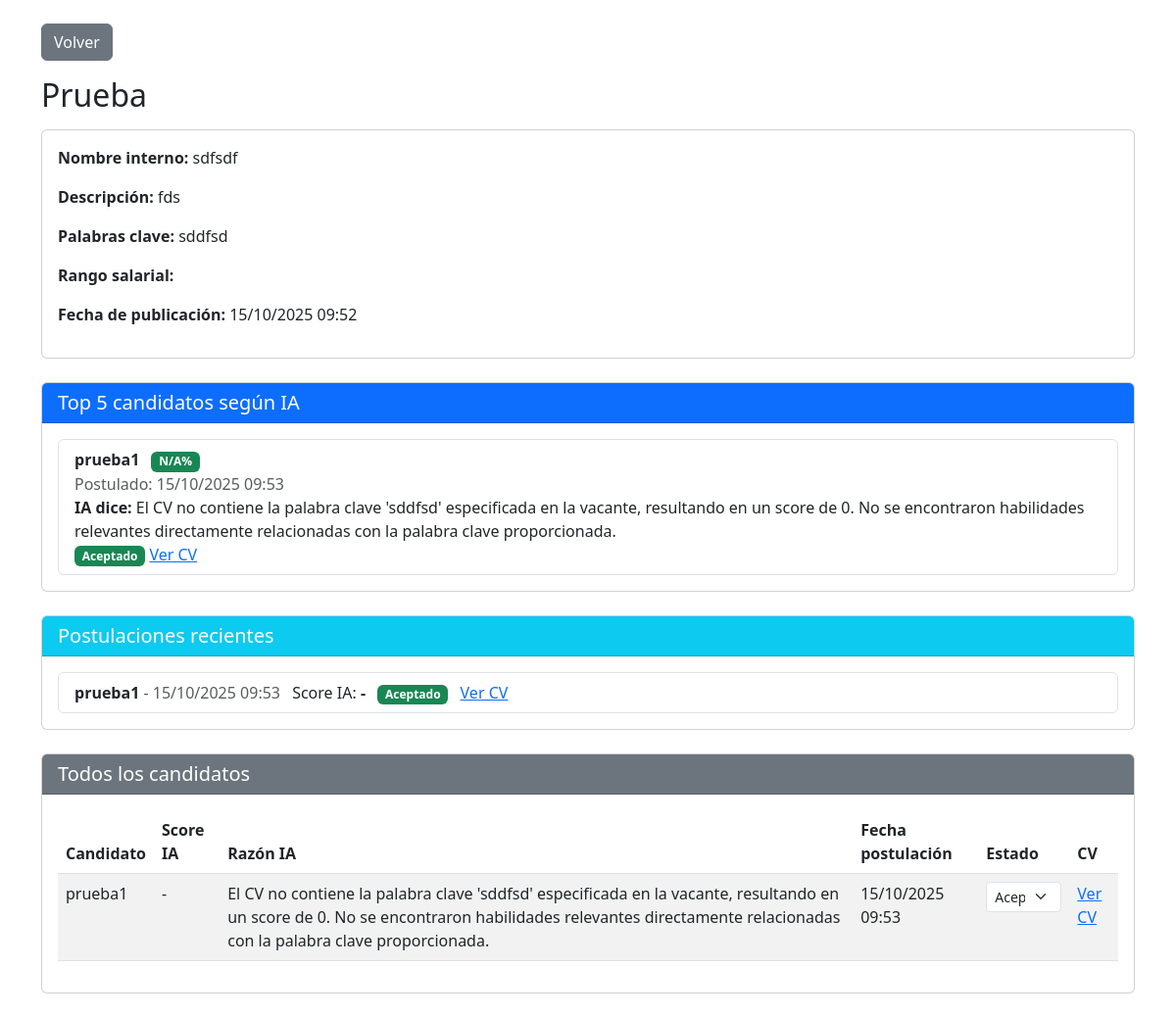
Page /vacante/reclutador/12/ on the earlier database version.
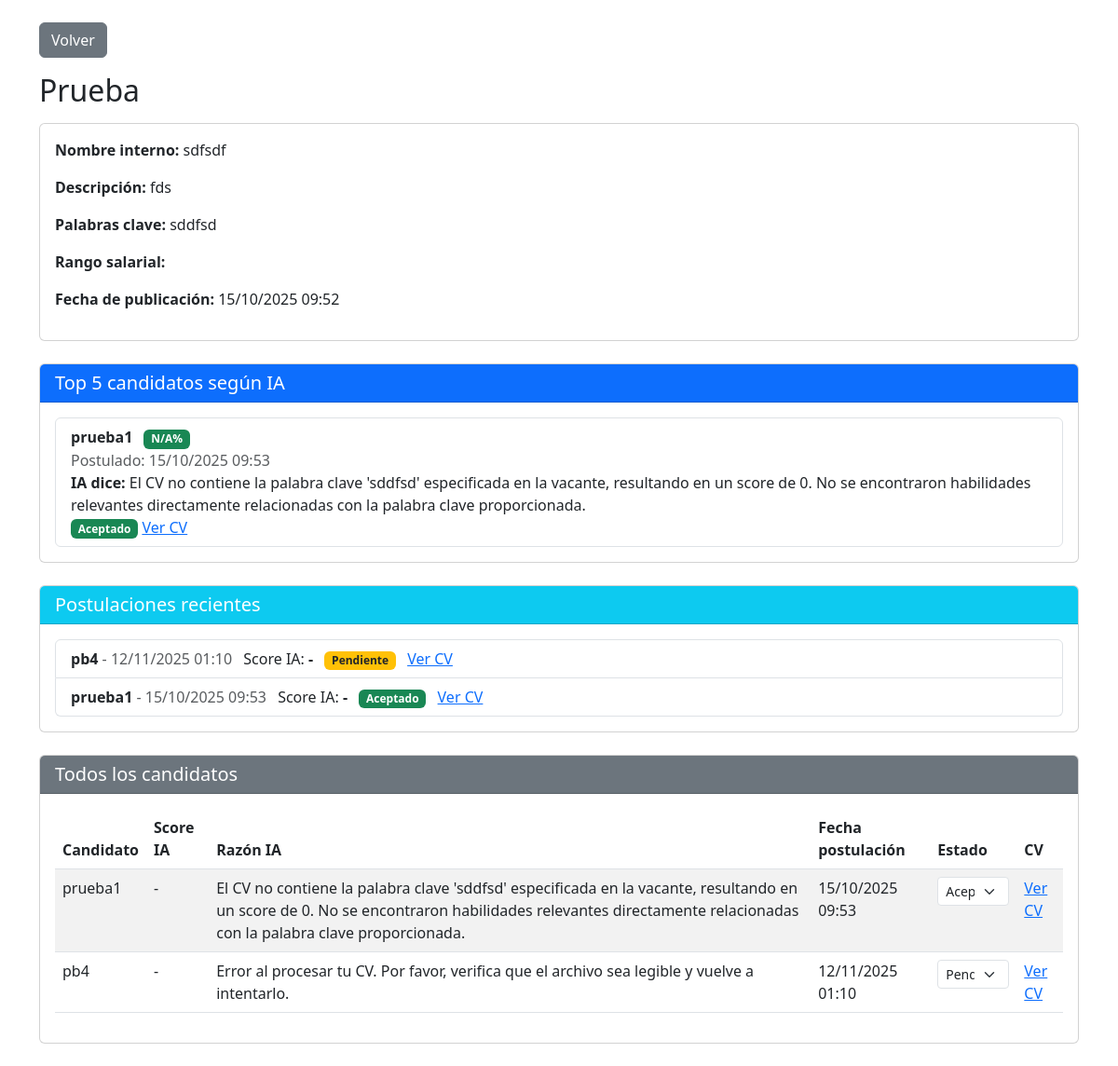
Same page on the later database version.
### pages/models.py (models this page shows, shortened)
class Postulacion(models.Model):
    ESTADO_CHOICES = [
        ('PENDIENTE', 'Pendiente'),
        ('REVISADO', 'Revisado'),
        ('ACEPTADO', 'Aceptado'),
        ('RECHAZADO', 'Rechazado'),
    ]
    postulante = models.ForeignKey(settings.AUTH_USER_MODEL, on_delete=models.CASCADE)
    vacante = models.ForeignKey('Vacante', on_delete=models.CASCADE)
    cv_pdf = models.FileField(upload_to='cvs/', null=True, blank=True)
    fecha_postulacion = models.DateTimeField(auto_now_add=True)
    score_ia = models.IntegerField(null=True, blank=True, help_text="Score de 0-100 generado por IA")
    razon_ia = models.TextField(null=True, blank=True, help_text="Razón del score generada por IA")
    estado = models.CharField(max_length=20, choices=ESTADO_CHOICES, default='PENDIENTE')
    notas_reclutador = models.TextField(blank=True, null=True, help_text="Notas del reclutador")
    class Meta:
        ordering = ['-score_ia', '-fecha_postulacion']
        unique_together = ['postulante', 'vacante']

### pages/views.py (the view)
# urls.py: path('vacante/reclutador/<int:vacante_id>/', views.detalle_vacante_reclutador, name='detalle_vacante_reclutador'),
def detalle_vacante_reclutador(request, vacante_id):
    vacante = get_object_or_404(Vacante, id=vacante_id)
    postulaciones = Postulacion.objects.filter(vacante=vacante)
    top_candidatos = postulaciones.exclude(score_ia=None).order_by('-score_ia')[:5]
    recientes = postulaciones.order_by('-fecha_postulacion')[:5]
    todos = postulaciones.order_by('-score_ia')
    return render(request, 'pages/detalle_vacante_reclutador.html', {
        'vacante': vacante,
        'top_candidatos': top_candidatos,
        'recientes': recientes,
        'todos': todos,
    })

### pages/templates/pages/detalle_vacante_reclutador.html (shortened to what the changed rows need)
{% extends "pages/base.html" %}
{% block content %}
<div class="container py-4">
    <h2 class="mb-3">{{ vacante.titulo }}</h2>
    <div class="card mb-4">
        <div class="card-body">
            {% if top_candidatos %}
                <ul class="list-group">
                {% for post in top_candidatos %}
                    <li class="list-group-item">
                        <strong>{{ post.postulante.username }}</strong>
                        <span class="badge bg-success ms-2">{{ post.score_ia|default:"N/A" }}%</span>
                        <br>
                        <span class="text-muted">Postulado: {{ post.fecha_postulacion|date:"d/m/Y H:i" }}</span>
                        <br>
                        <strong>IA dice:</strong> {{ post.razon_ia|default:"-" }}
                        <br>
                        {% if post.estado == 'PENDIENTE' %}
                            <span class="badge bg-warning text-dark">Pendiente</span>
                        {% elif post.estado == 'REVISADO' %}
                            <span class="badge bg-info">Revisado</span>
                        {% elif post.estado == 'ACEPTADO' %}
                            <span class="badge bg-success">Aceptado</span>
                        {% elif post.estado == 'RECHAZADO' %}
                            <span class="badge bg-danger">Rechazado</span>
                        {% endif %}
                        <a href="{{ post.cv_pdf.url }}" target="_blank">Ver CV</a>
                    </li>
                {% endfor %}
                </ul>
            {% else %}
                <p class="text-muted">No hay análisis IA aún.</p>
            {% endif %}
        </div>
    </div>
    <div class="card mb-4">
        <div class="card-body">
            {% if recientes %}
                <ul class="list-group">
                {% for post in recientes %}
                    <li class="list-group-item">
                        <strong>{{ post.postulante.username }}</strong>
                        <span class="text-muted">- {{ post.fecha_postulacion|date:"d/m/Y H:i" }}</span>
                        <span class="ms-2">Score IA: <b>{{ post.score_ia|default:"-" }}</b></span>
                        {% if post.estado == 'PENDIENTE' %}
                            <span class="badge bg-warning text-dark ms-2">Pendiente</span>
                        {% elif post.estado == 'REVISADO' %}
                            <span class="badge bg-info ms-2">Revisado</span>
                        {% elif post.estado == 'ACEPTADO' %}
                            <span class="badge bg-success ms-2">Aceptado</span>
                        {% elif post.estado == 'RECHAZADO' %}
                            <span class="badge bg-danger ms-2">Rechazado</span>
                        {% endif %}
                        <a href="{{ post.cv_pdf.url }}" class="ms-2" target="_blank">Ver CV</a>
                    </li>
                {% endfor %}
                </ul>
            {% else %}
                <p class="text-muted">No hay postulaciones recientes.</p>
            {% endif %}
        </div>
    </div>
    <div class="card">
        <div class="card-body">
            {% if todos %}
                <table class="table table-striped">
                    <thead>
                        <tr>
                            <th>Candidato</th>
                            <th>Score IA</th>
                            <th>Razón IA</th>
                            <th>Fecha postulación</th>
                            <th>Estado</th>
                            <th>CV</th>
                        </tr>
                    </thead>
                    <tbody>
                        {% for post in todos %}
                        <tr>
                            <td>{{ post.postulante.username }}</td>
                            <td>{{ post.score_ia|default:"-" }}</td>
                            <td>{{ post.razon_ia|default:"-" }}</td>
                            <td>{{ post.fecha_postulacion|date:"d/m/Y H:i" }}</td>
                            <td>
                                <form method="POST" action="{% url 'cambiar_estado_postulacion' post.id %}" style="display: inline;">
                                    <select name="estado" class="form-select form-select-sm" onchange="this.form.submit()">
                                        <option value="PENDIENTE" {% if post.estado == 'PENDIENTE' %}selected{% endif %}>Pendiente</option>
                                        <option value="ACEPTADO" {% if post.estado == 'ACEPTADO' %}selected{% endif %}>Aceptado</option>
                                    </select>
                                </form>
                            </td>
                            <td><a href="{{ post.cv_pdf.url }}" target="_blank">Ver CV</a></td>
                        </tr>
                        {% endfor %}
                    </tbody>
                </table>
            {% else %}
                <p class="text-muted">No hay candidatos aún.</p>
            {% endif %}
        </div>
    </div>
</div>
{% endblock %}

Differences in the rows shown:
added Postulacion: postulante.username "pb4", fecha_postulacion "12/11/2025 01:10", score_ia "-", shows "Pendiente", razon_ia "Error al procesar tu CV. Por favor, verifica que el archivo sea legible y vuelve a intentarlo.", estado "Pendiente"
